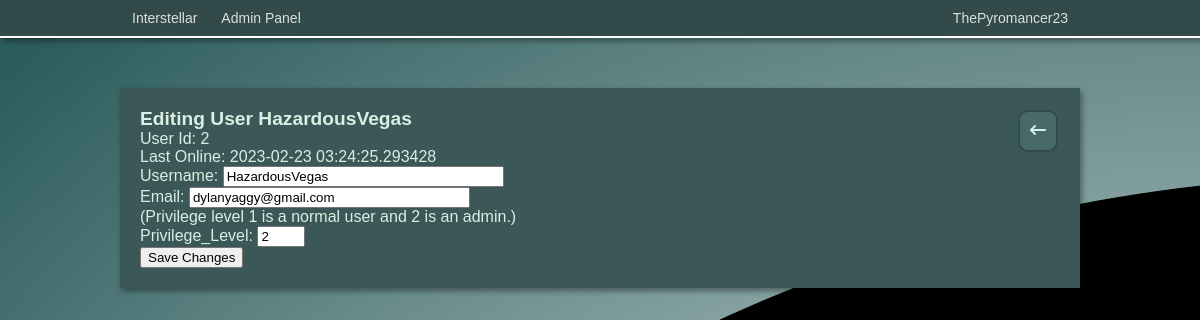
The app's page /admin/edit_user?id=2 (signed in) with its own data.
### app/models.py (models this page shows, shortened)
class User(UserMixin, db.Model):
    id = db.Column(db.Integer, primary_key=True)
    username = db.Column(db.String(64), index=True, unique=True)
    email = db.Column(db.String(120), index=True, unique=True)
    password_hash = db.Column(db.String(128))
    privilege_level = db.Column(db.Integer, default=1)
    last_online = db.Column(db.DateTime, default=datetime.utcnow)
    created_storylets = db.relationship('Storylet', backref='author', lazy='dynamic')

### app/admin/routes.py (the view)
@bp.route('/edit_user', methods=['GET', 'POST'])
@login_required
def edit_user():
    if current_user.privilege_level > 1:
        id = request.args.get('id', type=int)
        user = db.session.query(User).get(id)
        form = EditUserForm(user.username, user.email)
        if form.validate_on_submit():
            user.username = form.username.data
            user.email = form.email.data
            user.privilege_level = form.privilege_level.data
            db.session.commit()
            flash('Your changes have been saved.')
            return redirect(url_for('admin.edit_user', id=user.id))
        elif request.method == 'GET':
            form.username.data = user.username
            form.email.data = user.email
            form.privilege_level.data = user.privilege_level
        return render_template('edit_user.html', user=user, form=form)
    else:
        return redirect(url_for('index'))

### app/admin/forms.py (shortened to what this page needs)
class EditUserForm(FlaskForm):
    username = StringField('Username', validators=[DataRequired()])
    email = StringField('Email', validators=[DataRequired(), Email()])
    privilege_level = IntegerField('Privilege_Level', validators=[DataRequired(), NumberRange(1, 2, "Integer must be 1 or 2.")])
    submit = SubmitField('Save Changes')
    def __init__(self, o_username, o_email, *args, **kwargs):
        self.o_username = o_username
        self.o_email = o_email
        super(EditUserForm, self).__init__(*args, **kwargs)

### app/models.py (called while the page is built)
@login.user_loader
def load_user(id):
    return User.query.get(int(id))

### app/routes.py (called while the page is built)
@app.before_request
def before_request():
    if current_user.is_authenticated:
        current_user.last_online = datetime.utcnow()
        db.session.commit()

### app/admin/templates/edit_user.html (shortened to what this page needs)
<!DOCTYPE html>
<html>
<head>
    <link rel="stylesheet" href="{{ url_for('admin.static', filename='css/admin.css') }}">
</head>
<body>
    {% include 'navbar.html' %}
    <div class="pageblock"></div>
    <div style="width: 960px; margin: auto;">
        <div style="padding: 20px;" class="game boxshadow">
            <a class="adm-btn-link" href="{{ url_for('admin.users', pagenum=1) }}"><div><i class="fa-solid fa-arrow-left-long"></i></div></a>
            <h2>Editing User {{ user.username }}</h2>
            <p>User Id: {{ user.id }}</p>
            <p>Last Online: {{ user.last_online }}</p>
            <form action="{{ url_for('admin.edit_user') + '?id=' + user.id|string }}" method="post">
                <p>{{ form.username.label }}: {{ form.username(size=32) }}</p>
                <p>{{ form.email.label }}: {{ form.email(size=32) }}</p>
                {% if user.id != 1 %}
                <p>(Privilege level 1 is a normal user and 2 is an admin.)</p>
                <p>{{ form.privilege_level.label }}: {{ form.privilege_level(size=5)}}</p>
                {% endif %}
                <p>{{ form.submit() }}</p>
            </form>
        </div>
    </div>
</body>
</html>

### app/templates/navbar.html (shortened to what this page needs)
<div class="navbar boxshadow">
    <div class="navbar-inner">
        <a class="nav-link" href="{{ url_for('index') }}">Interstellar</a>
        {% if current_user.is_authenticated %}
            <div class="dropdown-container">
                <div class="ddbtn nav-link">{{current_user.username}}</div>
                </div>
            </div>
            {% if current_user.privilege_level > 1 %}
            <div style="float: left;" class="dropdown-container">
                <a href="{{ url_for('admin.admin') }}"><div class="ddbtn nav-link">Admin Panel</div></a>
                </div>
            </div>
            {% endif %}
        {% endif %}

### app/admin/static/css/admin.css (style rules this page uses)
.navbar { width: 100%; overflow: hidden; border-bottom: solid white 2px; background: #324A4A; }
.navbar-inner { margin: auto; width: 960px; }
.nav-link { float: left; color: #f2f2f2e1; text-align: center; text-decoration: none; padding: 10px 12px; font-size: 14px; }
.dropdown-container { float: right; overflow: hidden; }
.pageblock { height: 50px; width: 100%; }
* { margin: 0; }
.game { background-color: #3C5757; }
body { font-family: arial; background: black url("images/background.png") no-repeat; color: rgb(218, 239, 227); }
.boxshadow { box-shadow: 2px 3px 6px rgba(0, 0, 0, 0.4); }
h2 { font-size: 1.2em; font-weight:bold; }
.adm-btn-link { background-color: #486969; border-radius: 10px; text-decoration: none; padding: 10px; margin: 2px; color:rgb(218, 239, 227); float: right; border-style: solid; border-width: 2px; border-color:#324A4A }

### records on screen
User: username "ThePyromancer23"
User: username "HazardousVegas", id "2", last_online "2023-02-23 03:24:25.293428", email "dylanyaggy@gmail.com", privilege_level "2"
